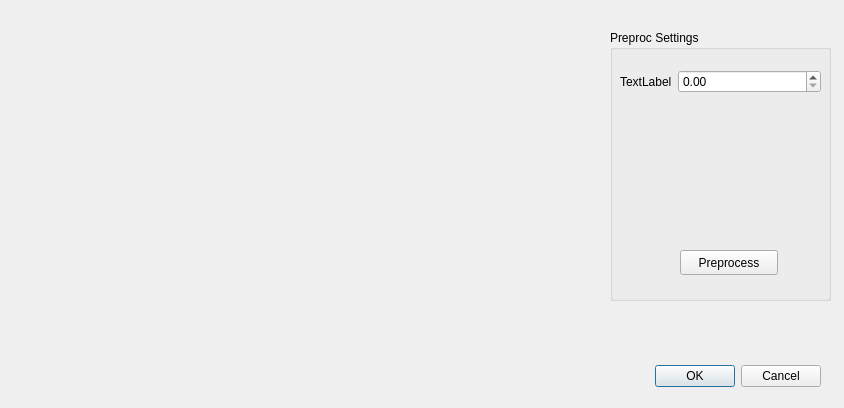
<?xml version="1.0" encoding="UTF-8"?>
<ui version="4.0">
 <class>Dialog</class>
 <widget class="QDialog" name="Dialog">
  <property name="geometry">
   <rect>
    <x>0</x>
    <y>0</y>
    <width>844</width>
    <height>408</height>
   </rect>
  </property>
  <property name="windowTitle">
   <string>Dialog</string>
  </property>
  <widget class="QDialogButtonBox" name="buttonBox">
   <property name="geometry">
    <rect>
     <x>480</x>
     <y>360</y>
     <width>341</width>
     <height>32</height>
    </rect>
   </property>
   <property name="orientation">
    <enum>Qt::Horizontal</enum>
   </property>
   <property name="standardButtons">
    <set>QDialogButtonBox::Cancel|QDialogButtonBox::Ok</set>
   </property>
  </widget>
  <widget class="QGroupBox" name="groupBox">
   <property name="geometry">
    <rect>
     <x>610</x>
     <y>30</y>
     <width>221</width>
     <height>271</height>
    </rect>
   </property>
   <property name="title">
    <string>Preproc Settings</string>
   </property>
   <widget class="QWidget" name="formLayoutWidget">
    <property name="geometry">
     <rect>
      <x>10</x>
      <y>40</y>
      <width>201</width>
      <height>161</height>
     </rect>
    </property>
    <layout class="QFormLayout" name="formLayout">
     <property name="sizeConstraint">
      <enum>QLayout::SetDefaultConstraint</enum>
     </property>
     <item row="0" column="0">
      <widget class="QLabel" name="label">
       <property name="text">
        <string>TextLabel</string>
       </property>
      </widget>
     </item>
     <item row="0" column="1">
      <widget class="QDoubleSpinBox" name="doubleSpinBox"/>
     </item>
    </layout>
   </widget>
   <widget class="QPushButton" name="pushButton">
    <property name="geometry">
     <rect>
      <x>70</x>
      <y>220</y>
      <width>98</width>
      <height>25</height>
     </rect>
    </property>
    <property name="text">
     <string>Preprocess</string>
    </property>
   </widget>
  </widget>
  <widget class="MplWidget" name="widget" native="true">
   <property name="geometry">
    <rect>
     <x>20</x>
     <y>20</y>
     <width>571</width>
     <height>361</height>
    </rect>
   </property>
  </widget>
 </widget>
 <customwidgets>
  <customwidget>
   <class>MplWidget</class>
   <extends>QWidget</extends>
   <header>preproc_dialog</header>
   <container>1</container>
  </customwidget>
 </customwidgets>
 <resources/>
 <connections>
  <connection>
   <sender>buttonBox</sender>
   <signal>accepted()</signal>
   <receiver>Dialog</receiver>
   <slot>accept()</slot>
   <hints>
    <hint type="sourcelabel">
     <x>248</x>
     <y>254</y>
    </hint>
    <hint type="destinationlabel">
     <x>157</x>
     <y>274</y>
    </hint>
   </hints>
  </connection>
  <connection>
   <sender>buttonBox</sender>
   <signal>rejected()</signal>
   <receiver>Dialog</receiver>
   <slot>reject()</slot>
   <hints>
    <hint type="sourcelabel">
     <x>316</x>
     <y>260</y>
    </hint>
    <hint type="destinationlabel">
     <x>286</x>
     <y>274</y>
    </hint>
   </hints>
  </connection>
 </connections>
</ui>
